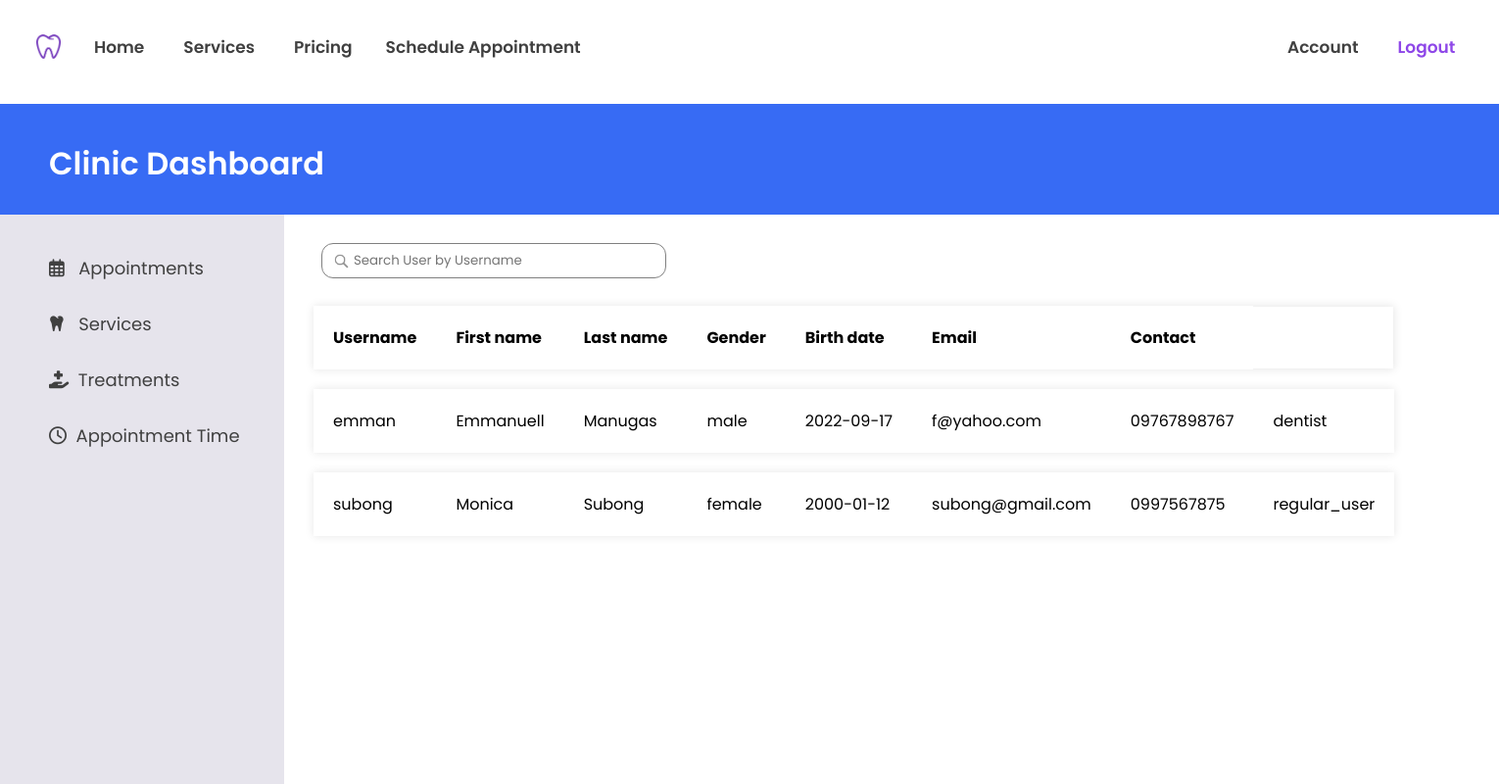
Page /web_pages/php/manageuser_staff.php (signed in) on the committed database.
### tables this page shows
CREATE TABLE `user` (
  `userid` varchar(20) NOT NULL,
  `username` varchar(20) NOT NULL,
  `fname` varchar(20) NOT NULL,
  `lname` varchar(20) NOT NULL,
  `gender` varchar(6) NOT NULL,
  `birthdate` date NOT NULL,
  `email` varchar(50) NOT NULL,
  `contactnum` varchar(15) NOT NULL,
  `password` tinytext NOT NULL,
  `role` varchar(20) NOT NULL DEFAULT 'regular_user'
);

### web_pages/php/manageuser_staff.php (the view, shortened to what this page needs)
<?php
include_once "navbar.php";
?>
<!DOCTYPE html>
<html lang="en" dir="ltr">
  <head>
	<link rel="stylesheet" href="../css/dashboard.css">
  </head>
  <body>
	<h1>Clinic Dashboard</h1>
	<div class="sidebar">
		<a href="manageappointment.php"><i class="far fa-calendar-alt"></i>&nbsp;&nbsp; Appointments</a>
		<a href="manageservice.php"><i class="fas fa-tooth"></i>&nbsp;&nbsp; Services</a>
		<a href="managetreatment.php"><i class="fas fa-hand-holding-medical"></i>&nbsp; Treatments</a>
		<a href="appointmentschedule.php"><i class="far fa-clock"></i>&nbsp;&nbsp;Appointment Time</a>
	</div>
	<div class="section">
    <form class="usersearchfrm" action="index.html" method="post">
      <input type="text" name="" value="" id="search" placeholder="Search User by Username">
    </form>
    <div class="" id="reloadsection">
      <table>
        <tr>
          <th>Username</th>
          <th>First name</th>
          <th>Last name</th>
          <th>Gender</th>
          <th>Birth date</th>
          <th>Email</th>
          <th>Contact</th>
        </tr>
        <?php
        $sql = "SELECT * FROM user";
        $res = mysqli_query($conn,$sql);
        if(mysqli_num_rows($res) > 0){
          while($user = mysqli_fetch_assoc($res)){
            $username = $user['username'];
            $birthdate = $user['birthdate'];
            $fname = $user['fname'];
            $lname = $user['lname'];
            $role = $user['role'];
            $gender = $user['gender'];
            $email = $user['email'];
            $contactnum = $user['contactnum'];
            echo '<tr>';
            echo '<td>'.$username.'</td>';
            echo '<td>'.$fname.'</td>';
            echo '<td>'.$lname.'</td>';
            echo '<td>'.$gender.'</td>';
            echo '<td>'.$birthdate.'</td>';
            echo '<td>'.$email.'</td>';
            echo '<td>'.$contactnum.'</td>';
            echo '<td>'.$role.'</td>';
          }
        }
         ?>
      </table>
    </div>
	</div>
  </body>
</html>

### web_pages/css/navbar.css (style rules this page uses)
body { overflow-x: hidden; }

### web_pages/css/dashboard.css (style rules this page uses)
body { font-family: 'Poppins', sans-serif; }
h1 { position: fixed; width: 100%; z-index: -1; margin: 20px -8px; color: white; padding: 115px 50px 28px 50px; background-color: #376BF4; background-position: -50px; font-weight: 600; }
.sidebar { height: 100%; width: 290px; position: fixed; z-index: -4; top: 218.5px; left: 0; background-color: #E6E4EC; overflow-x: hidden; padding-top: 26px; }
.sidebar a { padding: 15px 8px 15px 50px; text-decoration: none; font-size: 18px; color: #404040; display: block; }
.section { position: absolute; left: 320px; top: 240px; z-index: -2; width: 100%; }
table { border-collapse: separate; border-spacing: 0px 20px; }
tr { background-color: #ffffff; box-shadow: 0px 0px 9px 0px rgba(0,0,0,0.1); }
th { padding: 20px 20px; text-align: left; }
td { padding: 20px 20px; border-spacing: 0px 0px 20px 0px; }
input#search { font-family: inherit; padding: 7px 12px 7px 32px; border-radius: 12px; border: solid gray 1px; margin: 8px; width: 20%; background-image: url('../images/search.png'); background-size: 20px; background-position: 9px; background-repeat: no-repeat; }

### rows in the picture
user: username "emman", fname "Emmanuell", lname "Manugas", gender "male", birthdate "2022-09-17", email "f@yahoo.com", contactnum "09767898767", role "dentist"
user: username "subong", fname "Monica", lname "Subong", gender "female", birthdate "2000-01-12", email "subong@gmail.com", contactnum "0997567875", role "regular_user"
